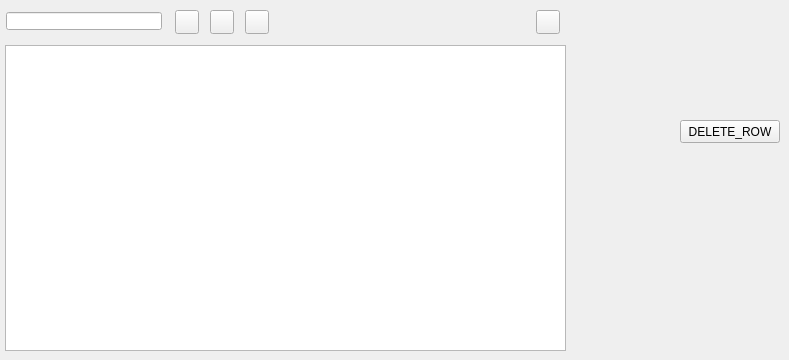
    <widget class="QWidget" name="page_analysis">
     <attribute name="title">
      <string>Element</string>
     </attribute>
     <widget class="QPushButton" name="delete_row_info">
      <property name="geometry">
       <rect>
        <x>680</x>
        <y>120</y>
        <width>100</width>
        <height>23</height>
       </rect>
      </property>
      <property name="text">
       <string>DELETE_ROW</string>
      </property>
     </widget>
     <widget class="QTableView" name="tbl_element">
      <property name="geometry">
       <rect>
        <x>5</x>
        <y>45</y>
        <width>561</width>
        <height>306</height>
       </rect>
      </property>
      <property name="sortingEnabled">
       <bool>true</bool>
      </property>
     </widget>
     <widget class="QPushButton" name="open_element">
      <property name="geometry">
       <rect>
        <x>536</x>
        <y>10</y>
        <width>24</width>
        <height>24</height>
       </rect>
      </property>
      <property name="toolTip">
       <string>&lt;html&gt;&lt;head/&gt;&lt;body&gt;&lt;p&gt;Element data&lt;/p&gt;&lt;/body&gt;&lt;/html&gt;</string>
      </property>
      <property name="text">
       <string/>
      </property>
      <property name="icon">
       <iconset>
        <normaloff>../icons/134b.png</normaloff>../icons/134b.png</iconset>
      </property>
      <property name="iconSize">
       <size>
        <width>22</width>
        <height>22</height>
       </size>
      </property>
     </widget>
     <widget class="QPushButton" name="btn_delete">
      <property name="geometry">
       <rect>
        <x>210</x>
        <y>10</y>
        <width>24</width>
        <height>24</height>
       </rect>
      </property>
      <property name="toolTip">
       <string>&lt;html&gt;&lt;head/&gt;&lt;body&gt;&lt;p&gt;Unlink element&lt;/p&gt;&lt;/body&gt;&lt;/html&gt;</string>
      </property>
      <property name="text">
       <string/>
      </property>
      <property name="icon">
       <iconset>
        <normaloff>../icons/112b.png</normaloff>../icons/112b.png</iconset>
      </property>
      <property name="iconSize">
       <size>
        <width>22</width>
        <height>22</height>
       </size>
      </property>
     </widget>
     <widget class="QPushButton" name="new_element">
      <property name="geometry">
       <rect>
        <x>245</x>
        <y>10</y>
        <width>24</width>
        <height>24</height>
       </rect>
      </property>
      <property name="toolTip">
       <string>&lt;html&gt;&lt;head/&gt;&lt;body&gt;&lt;p&gt;New element&lt;/p&gt;&lt;/body&gt;&lt;/html&gt;</string>
      </property>
      <property name="text">
       <string/>
      </property>
      <property name="icon">
       <iconset>
        <normaloff>../icons/131b.png</normaloff>../icons/131b.png</iconset>
      </property>
      <property name="iconSize">
       <size>
        <width>22</width>
        <height>22</height>
       </size>
      </property>
     </widget>
     <widget class="QPushButton" name="btn_insert">
      <property name="geometry">
       <rect>
        <x>175</x>
        <y>10</y>
        <width>24</width>
        <height>24</height>
       </rect>
      </property>
      <property name="toolTip">
       <string>&lt;html&gt;&lt;head/&gt;&lt;body&gt;&lt;p&gt;Link element&lt;/p&gt;&lt;/body&gt;&lt;/html&gt;</string>
      </property>
      <property name="text">
       <string/>
      </property>
      <property name="icon">
       <iconset>
        <normaloff>../icons/111b.png</normaloff>../icons/111b.png</iconset>
      </property>
      <property name="iconSize">
       <size>
        <width>22</width>
        <height>22</height>
       </size>
      </property>
     </widget>
     <widget class="QLineEdit" name="element_id">
      <property name="geometry">
       <rect>
        <x>6</x>
        <y>12</y>
        <width>156</width>
        <height>18</height>
       </rect>
      </property>
     </widget>
    </widget>
